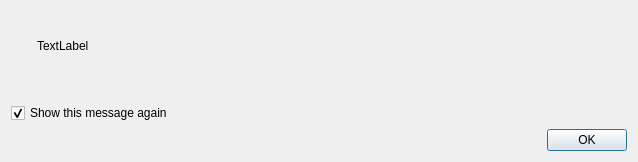
<?xml version="1.0" encoding="UTF-8"?>
<ui version="4.0">
 <class>OptionalMessageBox</class>
 <widget class="QDialog" name="OptionalMessageBox">
  <property name="windowModality">
   <enum>Qt::WindowModal</enum>
  </property>
  <property name="geometry">
   <rect>
    <x>0</x>
    <y>0</y>
    <width>638</width>
    <height>162</height>
   </rect>
  </property>
  <property name="sizePolicy">
   <sizepolicy hsizetype="Fixed" vsizetype="Fixed">
    <horstretch>0</horstretch>
    <verstretch>0</verstretch>
   </sizepolicy>
  </property>
  <property name="windowTitle">
   <string>Info</string>
  </property>
  <layout class="QGridLayout" name="gridLayout">
   <item row="2" column="0" colspan="2">
    <widget class="QCheckBox" name="showAgainCheckBox">
     <property name="text">
      <string>Show this message again</string>
     </property>
     <property name="checked">
      <bool>true</bool>
     </property>
    </widget>
   </item>
   <item row="0" column="0">
    <widget class="QLabel" name="label">
     <property name="sizePolicy">
      <sizepolicy hsizetype="Fixed" vsizetype="Fixed">
       <horstretch>0</horstretch>
       <verstretch>0</verstretch>
      </sizepolicy>
     </property>
     <property name="minimumSize">
      <size>
       <width>0</width>
       <height>70</height>
      </size>
     </property>
     <property name="text">
      <string/>
     </property>
     <property name="pixmap">
      <pixmap resource="icons.qrc">:/icons/icons/LightBulb.png</pixmap>
     </property>
    </widget>
   </item>
   <item row="0" column="1" colspan="2">
    <widget class="QLabel" name="textLabel">
     <property name="text">
      <string>TextLabel</string>
     </property>
     <property name="wordWrap">
      <bool>true</bool>
     </property>
    </widget>
   </item>
   <item row="1" column="0">
    <spacer name="verticalSpacer">
     <property name="orientation">
      <enum>Qt::Vertical</enum>
     </property>
     <property name="sizeHint" stdset="0">
      <size>
       <width>20</width>
       <height>10</height>
      </size>
     </property>
    </spacer>
   </item>
   <item row="2" column="2">
    <spacer name="horizontalSpacer">
     <property name="orientation">
      <enum>Qt::Horizontal</enum>
     </property>
     <property name="sizeHint" stdset="0">
      <size>
       <width>40</width>
       <height>20</height>
      </size>
     </property>
    </spacer>
   </item>
   <item row="3" column="0" colspan="3">
    <widget class="QDialogButtonBox" name="buttonBox">
     <property name="orientation">
      <enum>Qt::Horizontal</enum>
     </property>
     <property name="standardButtons">
      <set>QDialogButtonBox::Ok</set>
     </property>
    </widget>
   </item>
  </layout>
 </widget>
 <resources>
  <include location="icons.qrc"/>
 </resources>
 <connections>
  <connection>
   <sender>buttonBox</sender>
   <signal>accepted()</signal>
   <receiver>OptionalMessageBox</receiver>
   <slot>accept()</slot>
   <hints>
    <hint type="sourcelabel">
     <x>248</x>
     <y>254</y>
    </hint>
    <hint type="destinationlabel">
     <x>157</x>
     <y>274</y>
    </hint>
   </hints>
  </connection>
  <connection>
   <sender>buttonBox</sender>
   <signal>rejected()</signal>
   <receiver>OptionalMessageBox</receiver>
   <slot>reject()</slot>
   <hints>
    <hint type="sourcelabel">
     <x>316</x>
     <y>260</y>
    </hint>
    <hint type="destinationlabel">
     <x>286</x>
     <y>274</y>
    </hint>
   </hints>
  </connection>
 </connections>
</ui>
